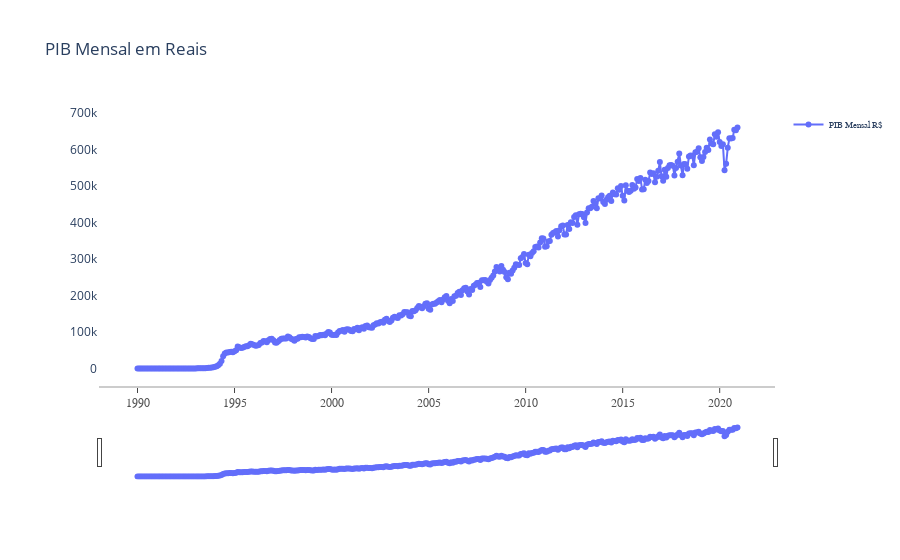

The code cell stored with this chart in its notebook:
### Code cell
graf_plotly(pib, "PIB Mensal em Reais")

### Figure 1 — Plotly figure (JSON) as saved in the notebook; plotly's stock layout.template omitted (floating-point values rounded to 4 significant figures; data arrays with more than 128 entries replaced by an {"elided": "..."} marker saying what was removed)
{"data": [{"mode": "markers+lines", "name": "PIB Mensal R$", "type": "scatter", "visible": true, "x": {"elided": "372 str values"}, "y": {"elided": "372 float values"}}], "layout": {"autosize": true, "legend": {"font": {"family": "Arial", "size": 9}}, "margin": {"autoexpand": true, "l": 100, "r": 20, "t": 110}, "plot_bgcolor": "white", "showlegend": true, "title": {"text": "PIB Mensal em Reais"}, "xaxis": {"linecolor": "rgb(204, 204, 204)", "linewidth": 2, "rangeslider": {"visible": true}, "showgrid": false, "showline": true, "showticklabels": true, "tickfont": {"color": "rgb(82, 82, 82)", "family": "Arial", "size": 12}, "ticks": "outside", "type": "date"}, "yaxis": {"showgrid": false, "showline": true, "showticklabels": true, "zeroline": true}}}
